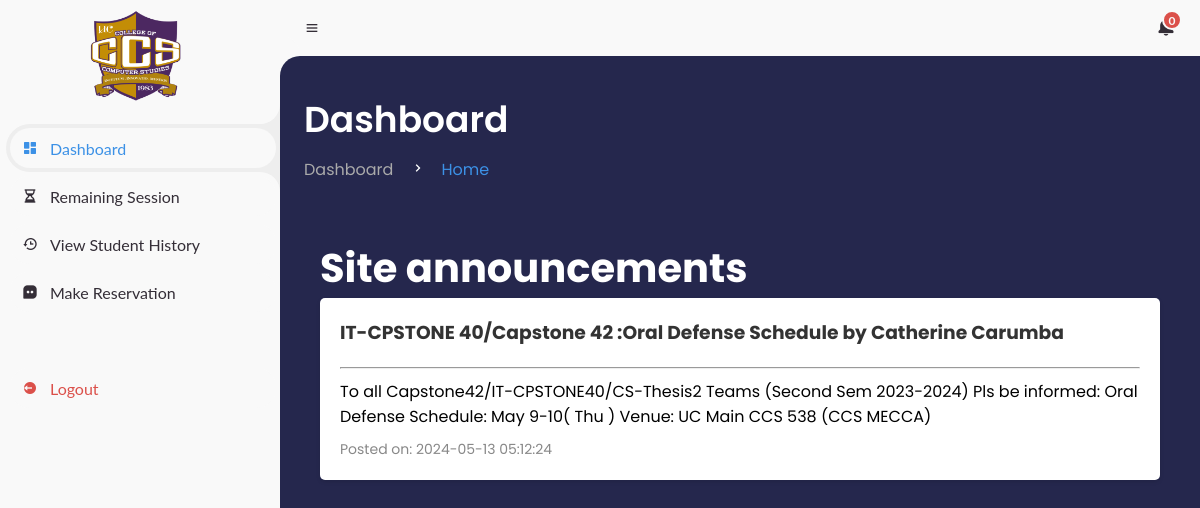
/home.php (signed in), run on the app's committed database.
### tables this page shows
CREATE TABLE `announcements` (
  `id` int(11) NOT NULL,
  `title` varchar(255) DEFAULT NULL,
  `content` text DEFAULT NULL,
  `created_at` timestamp NOT NULL DEFAULT current_timestamp()
);

### home.php (the view, shortened to what this page needs)
<!DOCTYPE html>
<html lang="en">
<head>
	<link href='https://unpkg.com/boxicons@2.0.9/css/boxicons.min.css' rel='stylesheet'>
</head>
<body>
<section id="sidebar">
		<a href="profile.php" class="brand">
			<img src="./images/ccs.png" height="100px">
		</a>
		<ul class="side-menu top">
			<li class="active">
				<a href="home.php">
					<i class='bx bxs-dashboard' ></i>
					<span class="text">Dashboard</span>
				</a>
			</li>
			<li>
				<a href="homeview.php">
					<i class='bx bxs-hourglass' ></i>
					<span class="text">Remaining Session</span>
				</a>
			</li>
			<li>
				<a href="sitinhistory.php">
					<i class='bx bx-history' ></i>
					<span class="text">View Student History</span>
				</a>
			</li>
			<li>
				<a href="reserve.php">
				<i class='bx bxs-message-square-dots'></i>
					<span class="text">Make Reservation</span>
				</a>
			</li>
		</ul>
		<ul class="side-menu">
			<li>
				<a href="logout.php" class="logout">
					<i class='bx bxs-log-out-circle' ></i>
					<span class="text">Logout</span>
				</a>
			</li>
		</ul>
	</section>
    <section id="content">
		<nav>
			<i class='bx bx-menu'></i>
			<a href="#" class="notification">
				<span class="num">0</span>
			</a>
		</nav>
        <main>
			<div class="head-title">
				<div class="left">
					<h1>Dashboard</h1>
					<ul class="breadcrumb">
						<li>
							<a href="#">Dashboard</a>
						</li>
						<li><i class='bx bx-chevron-right' ></i></li>
						<li>
							<a class="active" href="#">Home</a>
						</li>
					</ul>
				</div>
			</div>
		</main>
		<div class="container">
			<h1>Site announcements</h1>
			<?php
				include('config.php');
				$sql = "SELECT * FROM mydb.announcements ORDER BY created_at DESC";
				$result = $con->query($sql);
				if ($result->num_rows > 0) {
					while($row = $result->fetch_assoc()) {
						echo "<div class='announcement'>";
						echo "<h3>" . $row["title"] . "</h3>";
						echo "<hr>";
						echo "<p>" . $row["content"] . "</p>";
						echo "<div class='date'>Posted on: " . $row["created_at"] . "</div>";
						echo "</div>";
					}
				} else {
					echo "<div class='announcement empty'>";
					echo "<p>No announcements at the moment.</p>";
					echo "</div>";
				}
			?>
		</div>
	</section>
</body>
</html>

### home.php (style rules this page uses)
* { margin: 0; padding: 0; box-sizing: border-box; }
a { text-decoration: none; }
li { list-style: none; }
:root { --poppins: 'Poppins', sans-serif; --lato: 'Lato', sans-serif; --light: #F9F9F9; --blue: #3C91E6; --light-blue: #CFE8FF; --grey: #eee; --dark-grey: #AAAAAA; --dark: #342E37; --red: #DB504A; --yellow: #FFCE26; --light-yellow: #FFF2C6; --orange: #FD7238; --light-orange: #FFE0D3; }
html { overflow-x: hidden; }
body { background: #25274D; overflow-x: hidden; }
#sidebar { position: fixed; top: 0; left: 0; width: 280px; height: 100%; background: var(--light); z-index: 2000; font-family: var(--lato); transition: .3s ease; overflow-x: hidden; scrollbar-width: none; }
#sidebar .brand { font-size: 24px; font-weight: 700; height: 56px; display: flex; align-items: center; color: var(--blue); position: sticky; top: 0; left: 0; background: var(--light); z-index: 500; padding-bottom: 20px; box-sizing: content-box; }
#sidebar .side-menu { width: 100%; margin-top: 48px; }
#sidebar .side-menu li { height: 48px; background: transparent; margin-left: 6px; border-radius: 48px 0 0 48px; padding: 4px; }
#sidebar .side-menu li.active { background: var(--grey); position: relative; }
#sidebar .side-menu li.active::before { content: ''; position: absolute; width: 40px; height: 40px; border-radius: 50%; top: -40px; right: 0; box-shadow: 20px 20px 0 var(--grey); z-index: -1; }
#sidebar .side-menu li.active::after { content: ''; position: absolute; width: 40px; height: 40px; border-radius: 50%; bottom: -40px; right: 0; box-shadow: 20px -20px 0 var(--grey); z-index: -1; }
#sidebar .side-menu li a { width: 100%; height: 100%; background: var(--light); display: flex; align-items: center; border-radius: 48px; font-size: 16px; color: var(--dark); white-space: nowrap; overflow-x: hidden; }
#sidebar .side-menu.top li.active a { color: var(--blue); }
#sidebar .side-menu li a.logout { color: var(--red); }
#sidebar .side-menu li a .bx { min-width: calc(60px - ((4px + 6px) * 2)); display: flex; justify-content: center; }
#content { position: relative; width: calc(100% - 280px); left: 280px; transition: .3s ease; }
#content nav { height: 56px; background: var(--light); padding: 0 24px; display: flex; align-items: center; justify-content: space-between; grid-gap: 24px; font-family: var(--lato); position: sticky; top: 0; left: 0; z-index: 1000; }
#content nav::before { content: ''; position: absolute; width: 40px; height: 40px; bottom: -40px; left: 0; border-radius: 50%; box-shadow: -20px -20px 0 var(--light); }
#content nav a { color: var(--dark); }
#content nav .bx.bx-menu { cursor: pointer; color: var(--dark); }
#content nav .notification { font-size: 20px; position: relative; }
#content nav .notification .num { position: absolute; top: -6px; right: -6px; width: 20px; height: 20px; border-radius: 50%; border: 2px solid var(--light); background: var(--red); color: var(--light); font-weight: 700; font-size: 12px; display: flex; justify-content: center; align-items: center; }
#content main { width: 100%; padding: 36px 24px; font-family: var(--poppins); max-height: calc(100vh - 56px); overflow-y: auto; }
#content main .head-title { display: flex; align-items: center; justify-content: space-between; grid-gap: 16px; flex-wrap: wrap; }
#content main .head-title .left h1 { font-size: 36px; font-weight: 600; margin-bottom: 10px; color: white; }
#content main .head-title .left .breadcrumb { display: flex; align-items: center; grid-gap: 16px; }
#content main .head-title .left .breadcrumb li { color: white; }
#content main .head-title .left .breadcrumb li a { color: var(--dark-grey); pointer-events: none; }
#content main .head-title .left .breadcrumb li a.active { color: var(--blue); pointer-events: unset; }
#sidebar img { margin-left: 90px; margin-top: 60px; transition: margin-left 0.3s ease; }
.container { max-width: 100%; margin: 0 20px; padding: 20px; }
.announcement { background-color: #fff; border-radius: 5px; padding: 20px; margin-bottom: 20px; box-shadow: 0 2px 4px rgba(0, 0, 0, 0.1); }
.container h1 { color: #fff; font-family: var(--poppins); font-size: 40px; }
.announcement h3 { margin-top: 0; margin-bottom: 20px; color: #333; font-family: var(--poppins); }
.announcement p { margin-bottom: 10px; font-family: var(--poppins); }
.announcement .date { color: #888; font-size: 14px; font-family: var(--poppins); }
hr { margin-bottom: 10px; }

### data on the page
announcements: title "IT-CPSTONE 40/Capstone 42 :Oral Defense Schedule by Catherine Carumba", content "To all Capstone42/IT-CPSTONE40/CS-Thesis2 Teams (Second Sem 2023-2024) Pls be informed: Oral Defense Schedule: May 9-10( Thu ) Venue: UC Main CCS 538 (CCS MECCA)", created_at "2024-05-13 05:12:24"
